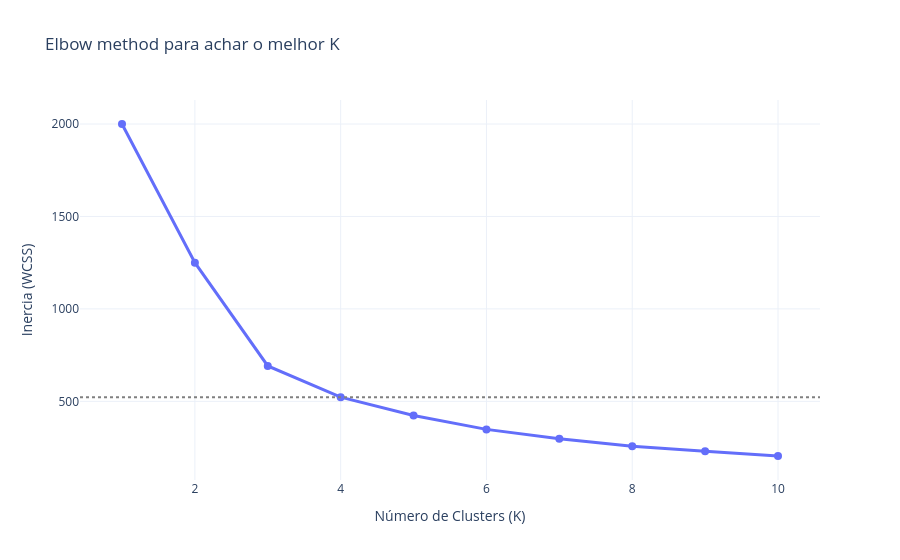
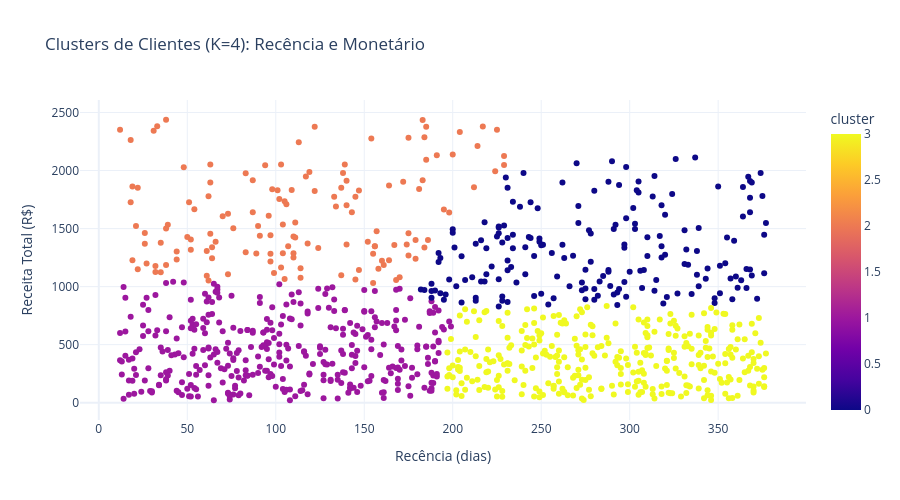

Notebook source saved alongside these figures, in order:
### Code cell
# Clusterização
from sklearn.preprocessing import StandardScaler
from sklearn.cluster import KMeans

X_rfm = rfm[['recencia', 'frequencia', 'monetario']].values

# Escalonando as features (para não haver viés)
scaler_rfm = StandardScaler()
X_rfm_scaled = scaler_rfm.fit_transform(X_rfm)

# Descobrir K ideal com Elbow
inercias = []
for i in range(1, 11):
    kmeans_i = KMeans(n_clusters=i, init='k-means++', n_init=10, max_iter=300, random_state=42)
    kmeans_i.fit(X_rfm_scaled)
    inercias.append(kmeans_i.inertia_)

# K escolhido a partir do cotovelo (elbow) do grafico plotado abaixo
k_selecionado = 4

# plotando o elbow
grafico_elbow = go.Figure()
grafico_elbow.add_trace(go.Scatter(
    x=list(range(1, 11)),
    y=inercias,
    mode='lines+markers',
    marker=dict(size=8, color='#636EFA'),
    line=dict(color='#636EFA', width=3)
))
grafico_elbow.add_hline(y=inercias[k_selecionado - 1], line_dash='dot', line_color='gray')
grafico_elbow.update_layout(
    title='Elbow method para achar o melhor K',
    xaxis_title='Número de Clusters (K)',
    yaxis_title='Inercia (WCSS)',
    template='plotly_white'
)
grafico_elbow.show()

# Aplicar K
kmeans_final = KMeans(n_clusters=k_selecionado, init='k-means++', n_init=10, max_iter=300, random_state=42)
rfm['cluster'] = kmeans_final.fit_predict(X_rfm_scaled)

# Perfil de cada cluster
perfil_clusters = rfm.groupby('cluster').agg(
    qtd_clientes=('customer_id', 'count'),
    rec_media=('recencia', 'mean'),
    freq_media=('frequencia', 'mean'),
    monetario_medio=('monetario', 'mean')
).round(2)

print(f'\nPERFIL DOS {k_selecionado} CLUSTERS\n')
print(perfil_clusters)

# Plotando os clusters
grafico_scatter = px.scatter(
    rfm,
    x='recencia',
    y='monetario',
    color='cluster',
    color_discrete_sequence=px.colors.qualitative.Set1,
    title=f'Clusters de Clientes (K={k_selecionado}): Recência e Monetário',
    labels={'recencia': 'Recência (dias)', 'monetario': 'Receita Total (R$)'},
    template='plotly_white'
)
grafico_scatter.show()

### Figure 1 — Plotly figure (JSON) as saved in the notebook; plotly's stock layout.template omitted (floating-point values rounded to 4 significant figures)
{"data": [{"line": {"color": "#636EFA", "width": 3}, "marker": {"color": "#636EFA", "size": 8}, "mode": "lines+markers", "type": "scatter", "x": [1, 2, 3, 4, 5, 6, 7, 8, 9, 10], "y": [2000.0, 1250.0, 691.3, 522.4, 423.4, 348.2, 298.1, 257.5, 229.9, 204.2]}], "layout": {"shapes": [{"line": {"color": "gray", "dash": "dot"}, "type": "line", "x0": 0, "x1": 1, "xref": "x domain", "y0": 522.4, "y1": 522.4, "yref": "y"}], "title": {"text": "Elbow method para achar o melhor K"}, "xaxis": {"title": {"text": "Número de Clusters (K)"}}, "yaxis": {"title": {"text": "Inercia (WCSS)"}}}}

### Figure 2 — Plotly figure (JSON) as saved in the notebook; plotly's stock layout.template omitted (floating-point values rounded to 4 significant figures; data arrays with more than 128 entries replaced by an {"elided": "..."} marker saying what was removed)
{"data": [{"hovertemplate": "Recência (dias)=%{x}<br>Receita Total (R$)=%{y}<br>cluster=%{marker.color}<extra></extra>", "legendgroup": "", "marker": {"color": {"elided": "1000 int values"}, "coloraxis": "coloraxis", "symbol": "circle"}, "mode": "markers", "name": "", "orientation": "v", "showlegend": false, "type": "scatter", "x": {"elided": "1000 int values"}, "xaxis": "x", "y": {"elided": "1000 float values"}, "yaxis": "y"}], "layout": {"coloraxis": {"colorbar": {"title": {"text": "cluster"}}, "colorscale": [[0, "#0d0887"], [0.1111, "#46039f"], [0.2222, "#7201a8"], [0.3333, "#9c179e"], [0.4444, "#bd3786"], [0.5556, "#d8576b"], [0.6667, "#ed7953"], [0.7778, "#fb9f3a"], [0.8889, "#fdca26"], [1, "#f0f921"]]}, "height": 500, "legend": {"tracegroupgap": 0}, "title": {"text": "Clusters de Clientes (K=4): Recência e Monetário"}, "width": 900, "xaxis": {"anchor": "y", "domain": [0, 1], "title": {"text": "Recência (dias)"}}, "yaxis": {"anchor": "x", "domain": [0, 1], "title": {"text": "Receita Total (R$)"}}}}
